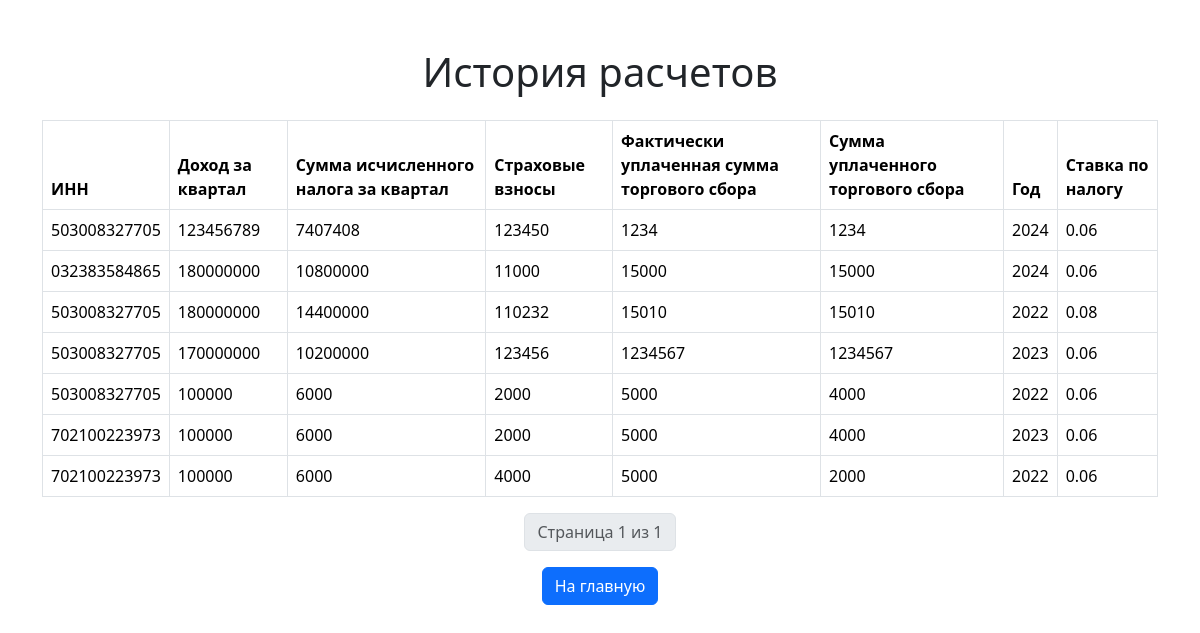
The page /history/ on the database its author committed.
### calculator/models.py (models this page shows, shortened)
class Proposal(models.Model):
    INN = models.CharField(
        verbose_name='ИНН',
        max_length=12,
        validators=[validate_inn]
    )
    inc_per_quartal = models.PositiveIntegerField(
        verbose_name='Доход за квартал',
        default=0
    )
    ins_prem = models.PositiveIntegerField(
        verbose_name='Страховые взносы',
        default=0
    )
    trade_fee_paid = models.PositiveIntegerField(
        verbose_name='Фактически уплаченная сумма торгового сбора',
        default=0
    )
    trade_fee = models.PositiveBigIntegerField(
        verbose_name='Сумма уплаченного торгового сбора',
        default=0
    )
    tax_amount = models.PositiveIntegerField(
        verbose_name='Сумма исчисленного налога',
        default=0
    )
    year = models.ForeignKey(
        Deflator,
        verbose_name='Год',
        null=True,
        on_delete=models.SET_NULL
    )
    tax_rate = models.ForeignKey(
        RateType,
        verbose_name='Ставка по налогу',
        null=True,
        on_delete=models.SET_NULL,
        default=None,
        db_column='rate_id'
    )

class Deflator(models.Model):
    year_id = models.IntegerField(
        'Год',
        primary_key=True
    )
    deflator = models.DecimalField(
        'Коэффициент',
        max_digits=5,
        decimal_places=3
    )

class RateType(models.Model):
    rate_id = models.AutoField(primary_key=True)
    rate = models.DecimalField(
        'Ставка',
        max_digits=3,
        decimal_places=2
    )

### calculator/views.py (the view)
# urls.py: path('history/', views.ProposalHistoryView.as_view(), name='proposal_history'),
class ProposalHistoryView(ListView):
    model = Proposal
    template_name = 'calculator/proposal_history.html'
    context_object_name = 'proposals'
    paginate_by = 10

### templates/calculator/proposal_history.html (shortened to what this page needs)
<!DOCTYPE html>
<html lang="en">
<head>
    {% load django_bootstrap5 %}
    {% bootstrap_css %}
</head>
<body>
    <div class="container mt-5">
        <h1 class="mb-4 text-center">История расчетов</h1>
        <table class="table table-bordered">
            <thead class="thead-dark">
                <tr>
                    <th scope="col">ИНН</th>
                    <th scope="col">Доход за квартал</th>
                    <th scope="col">Сумма исчисленного налога за квартал</th>
                    <th scope="col">Страховые взносы</th>
                    <th scope="col">Фактически уплаченная сумма торгового сбора</th>
                    <th scope="col">Сумма уплаченного торгового сбора</th>
                    <th scope="col">Год</th>
                    <th scope="col">Ставка по налогу</th>
                </tr>
            </thead>
            <tbody>
                {% for proposal in proposals %}
                <tr>
                    <td>{{ proposal.INN }}</td>
                    <td>{{ proposal.inc_per_quartal }}</td>
                    <td>{{ proposal.tax_amount }}</td>
                    <td>{{ proposal.ins_prem }}</td>
                    <td>{{ proposal.trade_fee_paid }}</td>
                    <td>{{ proposal.trade_fee }}</td>
                    <td>{{ proposal.year.year_id }}</td>
                    <td>{{ proposal.tax_rate.rate }}</td>
                </tr>
                {% endfor %}
            </tbody>
        </table>
        <nav aria-label="Page navigation">
            <ul class="pagination justify-content-center">
                <li class="page-item disabled">
                    <a class="page-link" href="#">
                        Страница {{ page_obj.number }} из {{ paginator.num_pages }}
                    </a>
                </li>
            </ul>
            <div class="text-center mt-3">
                <a href="{% url 'calculator:index' %}" class="btn btn-primary">На главную</a>
            </div>
        </nav>
    </div>
</body>
</html>

### rows shown on the page
Proposal: INN "503008327705", inc_per_quartal "123456789", tax_amount "7407408", ins_prem "123450", trade_fee_paid "1234", trade_fee "1234", year.year_id "2024", tax_rate.rate "0.06"
Proposal: INN "032383584865", inc_per_quartal "180000000", tax_amount "10800000", ins_prem "11000", trade_fee_paid "15000", trade_fee "15000", year.year_id "2024", tax_rate.rate "0.06"
Proposal: INN "503008327705", inc_per_quartal "180000000", tax_amount "14400000", ins_prem "110232", trade_fee_paid "15010", trade_fee "15010", year.year_id "2022", tax_rate.rate "0.08"
Proposal: INN "503008327705", inc_per_quartal "170000000", tax_amount "10200000", ins_prem "123456", trade_fee_paid "1234567", trade_fee "1234567", year.year_id "2023", tax_rate.rate "0.06"
Proposal: INN "503008327705", inc_per_quartal "100000", tax_amount "6000", ins_prem "2000", trade_fee_paid "5000", trade_fee "4000", year.year_id "2022", tax_rate.rate "0.06"
Proposal: INN "702100223973", inc_per_quartal "100000", tax_amount "6000", ins_prem "2000", trade_fee_paid "5000", trade_fee "4000", year.year_id "2023", tax_rate.rate "0.06"
Proposal: INN "702100223973", inc_per_quartal "100000", tax_amount "6000", ins_prem "4000", trade_fee_paid "5000", trade_fee "2000", year.year_id "2022", tax_rate.rate "0.06"

### other values the page prints
{{ page_obj.number }} "1"
{{ paginator.num_pages }} "1"
